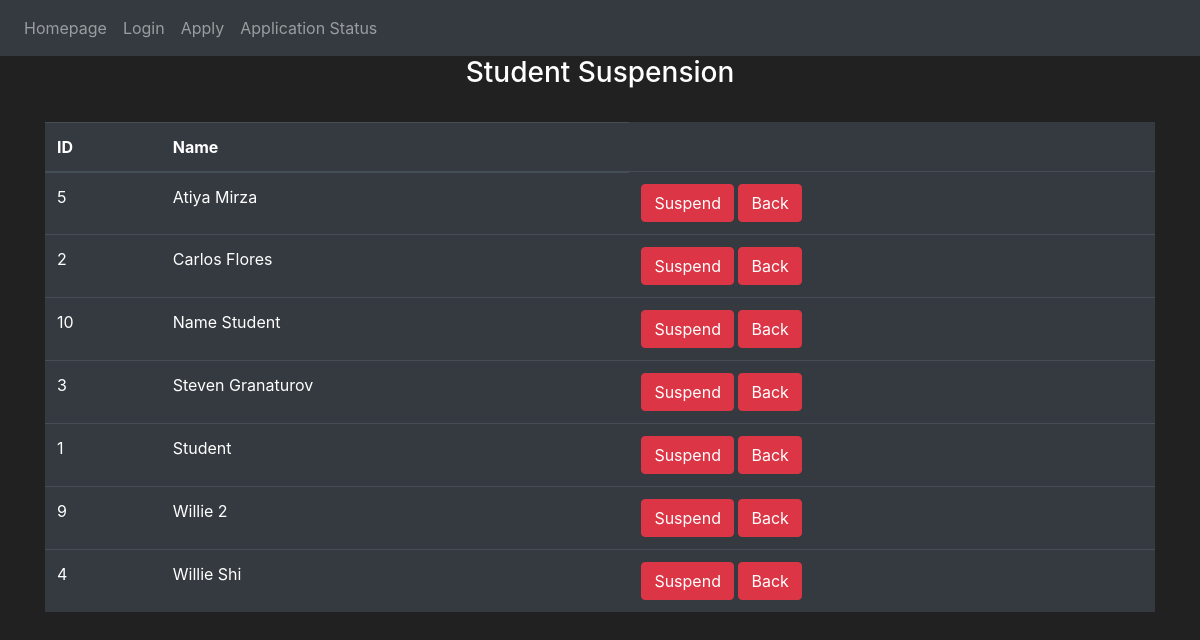
Page /student-suspension on the committed database.
### website/models.py (models this page shows, shortened)
class User(db.Model, UserMixin):
    id = db.Column(db.Integer, primary_key=True)
    email = db.Column(db.String(400), unique=True)
    password = db.Column(db.String(400))
    first_name = db.Column(db.String(400))
    usertype = db.Column(db.String(400))
    gpa = db.Column(db.Integer)
    department = db.Column(db.String(400))
    status = db.Column(db.String(1))  ####################
    courses = db.relationship('Courses')

### website/auth.py (the view)
@auth.route('/student-suspension', methods=['GET', 'POST'])
def student_suspension():
    user = User.query.filter_by(usertype="Student").order_by(User.first_name).all()
    if request.method == 'POST':
        if request.form.get("submit_button"):
            id = request.form.get("submit_button")
            suspend = User.query.get(id)
            suspend.status = "S"
            db.session.commit()
            flash("Suspended", category="error")
            user = User.query.filter_by(usertype="Student").order_by(User.first_name).all()
            return render_template("student-suspension.html", data = user, user=current_user)
        elif request.form.get("submit_button2"):
            id = request.form.get("submit_button2")
            remove = User.query.get(id)
            remove.status = "A"
            db.session.commit()
            flash("Ready", category="success")
            user = User.query.filter_by(usertype="Student").order_by(User.first_name).all()
            return render_template("student-suspension.html", data = user, user=current_user)
    else:
        return render_template("student-suspension.html", data = user, user=current_user)

### website/templates/student-suspension.html
{% extends "base.html" %} {% block title %}Student Suspension{% endblock %} {% block content
    %}
    <h3 align="center">Student Suspension</h3>
    <br>
    <form method="POST">
    <table class="table table-hover table-dark">
        <thead>
            <tr>
                <th scope="col">ID</th>
                <th scope="col">Name</th>
            </tr>
        </thead>
            <tbody>
                    <tr>
                        {% for i in data %}
                        <td>{{ i.id }}</td>
                        <td>{{ i.first_name }}</td>
                        <td>
                            <button class="btn btn-outline btn-danger" name = "submit_button" value = "{{ i.id }}">Suspend</button>
                            <button class="btn btn-outline btn-danger" name = "submit_button2" value = "{{ i.id }}">Back</button>
                        </td>
                    </tr>
                    {% endfor %}
            </tbody>
        </table>
    <br>
</form>
    {% endblock %}

### website/templates/base.html (style rules this page uses)
body { background-color: #212121; color: white }

### rows in the picture
User: id "5", first_name "Atiya Mirza"
User: id "2", first_name "Carlos Flores"
User: id "10", first_name "Name Student"
User: id "3", first_name "Steven Granaturov"
User: id "1", first_name "Student"
User: id "9", first_name "Willie 2"
User: id "4", first_name "Willie Shi"
